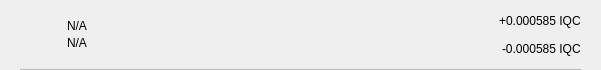
<?xml version="1.0" encoding="UTF-8"?>
<ui version="4.0">
 <class>TxRow</class>
 <widget class="QWidget" name="TxRow">
  <property name="geometry">
   <rect>
    <x>0</x>
    <y>0</y>
    <width>601</width>
    <height>70</height>
   </rect>
  </property>
  <property name="minimumSize">
   <size>
    <width>0</width>
    <height>40</height>
   </size>
  </property>
  <property name="windowTitle">
   <string>Form</string>
  </property>
  <layout class="QVBoxLayout" name="verticalLayout_3">
   <property name="spacing">
    <number>0</number>
   </property>
   <property name="leftMargin">
    <number>0</number>
   </property>
   <property name="topMargin">
    <number>0</number>
   </property>
   <property name="rightMargin">
    <number>0</number>
   </property>
   <property name="bottomMargin">
    <number>0</number>
   </property>
   <item>
    <widget class="QWidget" name="rowContainer" native="true">
     <layout class="QVBoxLayout" name="verticalLayout_2">
      <property name="spacing">
       <number>9</number>
      </property>
      <property name="leftMargin">
       <number>20</number>
      </property>
      <property name="topMargin">
       <number>9</number>
      </property>
      <property name="rightMargin">
       <number>20</number>
      </property>
      <property name="bottomMargin">
       <number>0</number>
      </property>
      <item>
       <widget class="QFrame" name="frame">
        <property name="styleSheet">
         <string notr="true">border:none;</string>
        </property>
        <property name="frameShape">
         <enum>QFrame::StyledPanel</enum>
        </property>
        <property name="frameShadow">
         <enum>QFrame::Raised</enum>
        </property>
        <layout class="QHBoxLayout" name="horizontalLayout" stretch="0,2,0">
         <property name="leftMargin">
          <number>0</number>
         </property>
         <property name="topMargin">
          <number>0</number>
         </property>
         <property name="rightMargin">
          <number>0</number>
         </property>
         <property name="bottomMargin">
          <number>0</number>
         </property>
         <item>
          <widget class="QPushButton" name="icon">
           <property name="focusPolicy">
            <enum>Qt::NoFocus</enum>
           </property>
           <property name="styleSheet">
            <string notr="true">border:none;</string>
           </property>
           <property name="text">
            <string/>
           </property>
           <property name="iconSize">
            <size>
             <width>28</width>
             <height>28</height>
            </size>
           </property>
          </widget>
         </item>
         <item>
          <layout class="QVBoxLayout" name="verticalLayout">
           <property name="spacing">
            <number>3</number>
           </property>
           <property name="leftMargin">
            <number>9</number>
           </property>
           <item>
            <widget class="QLabel" name="lblAddress">
             <property name="styleSheet">
              <string notr="true"/>
             </property>
             <property name="text">
              <string notr="true">N/A</string>
             </property>
             <property name="alignment">
              <set>Qt::AlignBottom|Qt::AlignLeading|Qt::AlignLeft</set>
             </property>
            </widget>
           </item>
           <item>
            <widget class="QLabel" name="lblDate">
             <property name="styleSheet">
              <string notr="true"/>
             </property>
             <property name="text">
              <string notr="true">N/A</string>
             </property>
             <property name="alignment">
              <set>Qt::AlignLeading|Qt::AlignLeft|Qt::AlignTop</set>
             </property>
            </widget>
           </item>
          </layout>
         </item>
         <item>
          <widget class="QWidget" name="containerAmounts" native="true">
           <property name="minimumSize">
            <size>
             <width>80</width>
             <height>0</height>
            </size>
           </property>
           <layout class="QVBoxLayout" name="verticalLayout_4">
            <property name="leftMargin">
             <number>0</number>
            </property>
            <property name="topMargin">
             <number>0</number>
            </property>
            <property name="rightMargin">
             <number>0</number>
            </property>
            <property name="bottomMargin">
             <number>0</number>
            </property>
            <item alignment="Qt::AlignRight">
             <widget class="QLabel" name="lblAmountTop">
              <property name="styleSheet">
               <string notr="true"/>
              </property>
              <property name="text">
               <string>+0.000585 IQC</string>
              </property>
             </widget>
            </item>
            <item alignment="Qt::AlignRight">
             <widget class="QLabel" name="lblAmountBottom">
              <property name="styleSheet">
               <string notr="true"/>
              </property>
              <property name="text">
               <string>-0.000585 IQC</string>
              </property>
             </widget>
            </item>
           </layout>
          </widget>
         </item>
        </layout>
       </widget>
      </item>
      <item>
       <widget class="QLabel" name="lblDivisory">
        <property name="minimumSize">
         <size>
          <width>0</width>
          <height>1</height>
         </size>
        </property>
        <property name="maximumSize">
         <size>
          <width>16777215</width>
          <height>1</height>
         </size>
        </property>
        <property name="styleSheet">
         <string notr="true">background-color:#bababa;</string>
        </property>
        <property name="text">
         <string/>
        </property>
        <property name="alignment">
         <set>Qt::AlignBottom|Qt::AlignLeading|Qt::AlignLeft</set>
        </property>
       </widget>
      </item>
     </layout>
    </widget>
   </item>
  </layout>
 </widget>
 <resources/>
 <connections/>
</ui>
